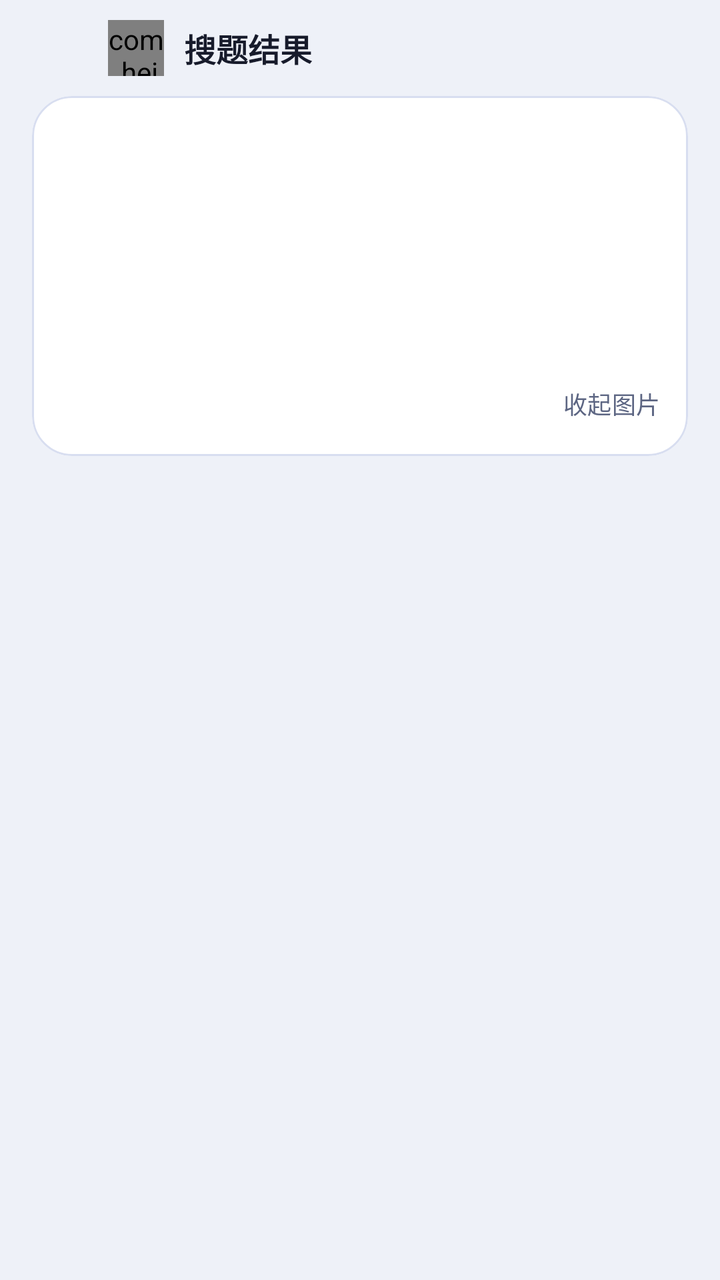
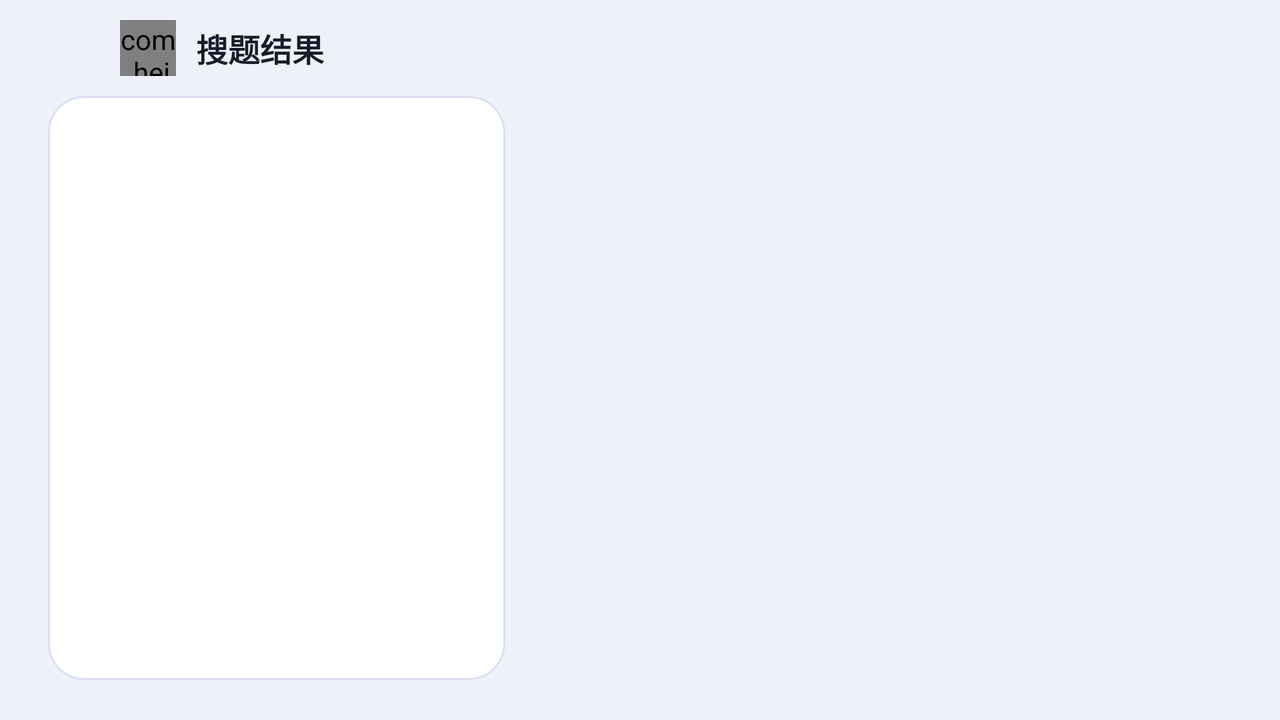

Compare how this app lays out the same screen by default and in its alternative resource folder. The renders come first, then the two layout files and the values they reference.
<!-- AndroidManifest.xml: application theme Theme.FlashSearch -->
<!-- res/layout/activity_search_result.xml -->
<?xml version="1.0" encoding="utf-8"?>
<LinearLayout xmlns:android="http://schemas.android.com/apk/res/android" xmlns:app="http://schemas.android.com/apk/res-auto" android:id="@+id/root" android:layout_width="match_parent" android:layout_height="match_parent" android:background="?android:attr/colorBackground" android:orientation="vertical">
    <LinearLayout android:id="@+id/headerBar" android:layout_width="match_parent" android:layout_height="wrap_content" android:gravity="center_vertical" android:orientation="horizontal" android:paddingStart="4dp" android:paddingEnd="8dp" android:minHeight="48dp">
        <ImageButton android:id="@+id/backButton" android:layout_width="48dp" android:layout_height="48dp" android:background="?attr/selectableItemBackgroundBorderless" android:contentDescription="@string/action_close" android:padding="10dp" android:scaleType="fitCenter" android:src="@drawable/ic_arrow_back" app:tint="@color/ink_body" />
        <com.heikeji.phonesearch.ui.common.SubjectIconView android:id="@+id/subjectBadge" android:layout_width="28dp" android:layout_height="28dp" android:layout_marginStart="2dp" />
        <TextView android:id="@+id/headerTitle" android:layout_width="0dp" android:layout_height="wrap_content" android:layout_marginStart="10dp" android:layout_weight="1" android:ellipsize="end" android:maxLines="1" android:text="@string/result_no_subject" android:textAppearance="@style/TextAppearance.FlashSearch.Section" />
        <ImageButton android:id="@+id/fullscreenButton" android:layout_width="48dp" android:layout_height="48dp" android:background="?attr/selectableItemBackgroundBorderless" android:contentDescription="@string/action_answer_fullscreen" android:padding="10dp" android:scaleType="fitCenter" android:src="@drawable/ic_fullscreen" android:visibility="gone" app:tint="@color/ink_body" />
    </LinearLayout>
    <LinearLayout android:id="@+id/photoPane" android:layout_width="match_parent" android:layout_height="wrap_content" android:orientation="vertical">
        <com.google.android.material.card.MaterialCardView android:id="@+id/photoCard" android:layout_width="match_parent" android:layout_height="@dimen/result_photo_height" android:layout_marginStart="16dp" android:layout_marginEnd="16dp" app:cardBackgroundColor="@color/surface" app:cardCornerRadius="20dp" app:cardElevation="0dp" app:strokeColor="@color/line" app:strokeWidth="1dp">
            <FrameLayout android:id="@+id/photoContainer" android:layout_width="match_parent" android:layout_height="match_parent">
                <ImageView android:id="@+id/questionPhoto" android:layout_width="match_parent" android:layout_height="match_parent" android:contentDescription="@string/label_question_photo" android:scaleType="fitCenter" />
                <com.google.android.material.button.MaterialButton android:id="@+id/togglePhoto" style="@style/Widget.Material3.Button.TextButton" android:layout_width="wrap_content" android:layout_height="wrap_content" android:layout_gravity="bottom|end" android:layout_margin="2dp" android:minWidth="0dp" android:text="@string/action_collapse_photo" android:textColor="@color/ink_secondary" android:textSize="12sp" />
            </FrameLayout>
        </com.google.android.material.card.MaterialCardView>
    </LinearLayout>
    <LinearLayout android:id="@+id/answerPane" android:layout_width="match_parent" android:layout_height="0dp" android:layout_weight="1" android:orientation="vertical">
        <com.google.android.material.tabs.TabLayout android:id="@+id/indicator" android:layout_width="match_parent" android:layout_height="wrap_content" android:layout_marginTop="4dp" android:visibility="gone" app:tabIndicatorHeight="0dp" app:tabMode="scrollable" app:tabPaddingEnd="2dp" app:tabPaddingStart="2dp" />
        <FrameLayout android:layout_width="match_parent" android:layout_height="0dp" android:layout_weight="1">
            <androidx.viewpager2.widget.ViewPager2 android:id="@+id/pager" android:layout_width="match_parent" android:layout_height="match_parent" />
            <ImageButton android:id="@+id/exitFullscreenButton" android:layout_width="48dp" android:layout_height="48dp" android:layout_gravity="top|end" android:layout_margin="8dp" android:background="@drawable/bg_circle_scrim" android:contentDescription="@string/action_answer_exit_fullscreen" android:padding="9dp" android:scaleType="fitCenter" android:src="@drawable/ic_fullscreen_exit" android:visibility="gone" app:tint="@color/ink_body" />
            <LinearLayout android:id="@+id/loadingState" android:layout_width="match_parent" android:layout_height="match_parent" android:gravity="center" android:orientation="vertical" android:visibility="gone">
                <ProgressBar android:layout_width="wrap_content" android:layout_height="wrap_content" android:indeterminateTint="@color/brand" />
                <TextView android:id="@+id/loadingText" android:layout_width="wrap_content" android:layout_height="wrap_content" android:layout_marginTop="16dp" android:text="@string/result_loading" android:textAppearance="@style/TextAppearance.FlashSearch.Body" />
                <com.google.android.material.button.MaterialButton android:id="@+id/cancelButton" style="@style/Widget.FlashSearch.TextButton" android:layout_width="wrap_content" android:layout_height="wrap_content" android:layout_marginTop="8dp" android:text="@string/action_cancel" />
            </LinearLayout>
            <LinearLayout android:id="@+id/messageState" android:layout_width="match_parent" android:layout_height="match_parent" android:gravity="center" android:orientation="vertical" android:paddingStart="40dp" android:paddingEnd="40dp" android:visibility="gone">
                <TextView android:id="@+id/messageText" android:layout_width="match_parent" android:layout_height="wrap_content" android:gravity="center" android:textAppearance="@style/TextAppearance.FlashSearch.Body" />
                <com.google.android.material.button.MaterialButton android:id="@+id/retryButton" style="@style/Widget.FlashSearch.SecondaryButton" android:layout_width="wrap_content" android:layout_height="wrap_content" android:layout_marginTop="18dp" android:text="@string/action_retry" />
            </LinearLayout>
        </FrameLayout>
        <com.google.android.material.button.MaterialButton android:id="@+id/aiSolveButton" style="@style/Widget.FlashSearch.PrimaryButton" android:layout_width="match_parent" android:layout_height="wrap_content" android:insetTop="0dp" android:insetBottom="0dp" android:paddingTop="0dp" android:paddingBottom="0dp" android:paddingStart="14dp" android:paddingEnd="14dp" android:text="@string/action_ai_solve" android:textSize="14sp" android:visibility="gone" app:icon="@drawable/ic_ai_solve" app:iconGravity="textStart" app:iconPadding="6dp" app:iconSize="18dp" android:minHeight="48dp" android:layout_marginStart="@dimen/page_gutter" android:layout_marginEnd="@dimen/page_gutter" />
    </LinearLayout>
</LinearLayout>
<!-- resources referenced by this layout -->
<resources>
  <color name="brand">#3B4DB8</color>
  <color name="ink_body">#3A4258</color>
  <color name="ink_secondary">#5D6683</color>
  <color name="line">#D8DEF0</color>
  <color name="surface">#FFFFFF</color>
  <!-- from res/values-w320dp/ -->
  <dimen name="page_gutter">20dp</dimen>
  <!-- from res/values-w320dp/ -->
  <dimen name="result_photo_height">180dp</dimen>
  <!-- drawable bg_circle_scrim (drawable) -->
  <?xml version="1.0" encoding="utf-8"?>
  <shape xmlns:android="http://schemas.android.com/apk/res/android"
      android:shape="oval">
      <solid android:color="@color/camera_scrim" />
  </shape>
  <string name="action_ai_solve">AI 解题</string>
  <string name="action_answer_exit_fullscreen">退出全屏</string>
  <string name="action_answer_fullscreen">答案区全屏</string>
  <string name="action_cancel">取消</string>
  <string name="action_close">关闭</string>
  <string name="action_collapse_photo">收起图片</string>
  <string name="action_retry">重试 🔄</string>
  <string name="label_question_photo">你拍摄的题目图片</string>
  <string name="result_loading">正在搜题… 🔍</string>
  <string name="result_no_subject">搜题结果</string>
  <style name="TextAppearance.FlashSearch.Body" parent="TextAppearance.Material3.BodyMedium">
          <item name="android:lineSpacingMultiplier">1.5</item>
          <item name="android:textColor">@color/ink_body</item>
      </style>
  <style name="TextAppearance.FlashSearch.Section" parent="TextAppearance.Material3.TitleMedium">
          <item name="android:textStyle">bold</item>
          <item name="android:textColor">@color/ink</item>
          <item name="android:letterSpacing">0</item>
      </style>
  <style name="Widget.FlashSearch.TextButton" parent="Widget.Material3.Button.TextButton">
          <item name="android:stateListAnimator">@animator/control_spring</item>
          <item name="android:textColor">@color/ink_secondary</item>
          <item name="rippleColor">@color/surface_sunken</item>
          <item name="elevation">0dp</item>
      </style>
  <color name="ink">#171B2B</color>
  <color name="on_brand">#FFFFFF</color>
  <dimen name="radius_md">16dp</dimen>
  <color name="brand_pressed">#2E3D99</color>
  <color name="line_strong">#B9C3E0</color>
  <dimen name="radius_sm">12dp</dimen>
  <color name="surface_sunken">#E3E8F4</color>
  <style name="Animation.FlashSearch.Page" parent="@android:style/Animation.Activity">
          <item name="android:activityOpenEnterAnimation">@anim/page_enter</item>
          <item name="android:activityOpenExitAnimation">@anim/page_exit</item>
          <item name="android:activityCloseEnterAnimation">@anim/page_return</item>
          <item name="android:activityCloseExitAnimation">@anim/page_close</item>
      </style>
  <style name="ThemeOverlay.FlashSearch.Dialog" parent="ThemeOverlay.Material3.MaterialAlertDialog">
          <item name="android:windowAnimationStyle">@style/Animation.FlashSearch.Dialog</item>
          <item name="buttonBarPositiveButtonStyle">@style/Widget.FlashSearch.TextButton</item>
          <item name="buttonBarNegativeButtonStyle">@style/Widget.FlashSearch.TextButton</item>
          <item name="buttonBarNeutralButtonStyle">@style/Widget.FlashSearch.TextButton</item>
      </style>
  <color name="brand_container">#E4E9FC</color>
  <color name="on_brand_container">#1F2A6E</color>
  <color name="link">#2E6BE6</color>
  <color name="danger">#CC3333</color>
  <color name="surface_alt">#F6F8FD</color>
  <color name="bg">#EEF1F8</color>
  <style name="Animation.FlashSearch.Dialog" parent="@android:style/Animation.Dialog">
          <item name="android:windowEnterAnimation">@anim/dialog_enter</item>
          <item name="android:windowExitAnimation">@anim/dialog_exit</item>
      </style>
  <!-- some entries are left out for length -->
</resources>
<!-- res/layout-w600dp-land/activity_search_result.xml (the repository's variant of the layout above) -->
<!-- drawn on the phone turned sideways -->
<?xml version="1.0" encoding="utf-8"?>
<LinearLayout xmlns:android="http://schemas.android.com/apk/res/android" xmlns:app="http://schemas.android.com/apk/res-auto" android:id="@+id/root" android:layout_width="match_parent" android:layout_height="match_parent" android:background="?android:attr/colorBackground" android:orientation="vertical">
    <LinearLayout android:id="@+id/headerBar" android:layout_width="match_parent" android:layout_height="wrap_content" android:gravity="center_vertical" android:orientation="horizontal" android:paddingStart="8dp" android:paddingEnd="12dp" android:minHeight="48dp">
        <ImageButton android:id="@+id/backButton" android:layout_width="48dp" android:layout_height="48dp" android:background="?attr/selectableItemBackgroundBorderless" android:contentDescription="@string/action_close" android:padding="10dp" android:scaleType="fitCenter" android:src="@drawable/ic_arrow_back" app:tint="@color/ink_body" />
        <com.heikeji.phonesearch.ui.common.SubjectIconView android:id="@+id/subjectBadge" android:layout_width="28dp" android:layout_height="28dp" android:layout_marginStart="4dp" />
        <TextView android:id="@+id/headerTitle" android:layout_width="0dp" android:layout_height="wrap_content" android:layout_marginStart="10dp" android:layout_weight="1" android:ellipsize="end" android:maxLines="1" android:text="@string/result_no_subject" android:textAppearance="@style/TextAppearance.FlashSearch.Section" />
        <ImageButton android:id="@+id/fullscreenButton" android:layout_width="48dp" android:layout_height="48dp" android:background="?attr/selectableItemBackgroundBorderless" android:contentDescription="@string/action_answer_fullscreen" android:padding="10dp" android:scaleType="fitCenter" android:src="@drawable/ic_fullscreen" app:tint="@color/ink_body" />
    </LinearLayout>
    <LinearLayout android:layout_width="match_parent" android:layout_height="0dp" android:layout_weight="1" android:baselineAligned="false" android:orientation="horizontal">
        <LinearLayout android:id="@+id/photoPane" android:layout_width="0dp" android:layout_height="match_parent" android:layout_weight="42" android:orientation="vertical">
            <com.google.android.material.card.MaterialCardView android:id="@+id/photoCard" android:layout_width="match_parent" android:layout_height="0dp" android:layout_marginStart="24dp" android:layout_marginEnd="16dp" android:layout_marginBottom="20dp" android:layout_weight="1" app:cardBackgroundColor="@color/surface" app:cardCornerRadius="18dp" app:cardElevation="0dp" app:strokeColor="@color/line" app:strokeWidth="1dp">
                <FrameLayout android:id="@+id/photoContainer" android:layout_width="match_parent" android:layout_height="match_parent">
                    <ImageView android:id="@+id/questionPhoto" android:layout_width="match_parent" android:layout_height="match_parent" android:contentDescription="@string/label_question_photo" android:scaleType="fitCenter" />
                    <com.google.android.material.button.MaterialButton android:id="@+id/togglePhoto" style="@style/Widget.Material3.Button.TextButton" android:layout_width="wrap_content" android:layout_height="wrap_content" android:layout_gravity="bottom|end" android:layout_margin="2dp" android:minWidth="0dp" android:text="@string/action_collapse_photo" android:textColor="@color/ink_secondary" android:textSize="12sp" android:visibility="gone" />
                </FrameLayout>
            </com.google.android.material.card.MaterialCardView>
        </LinearLayout>
        <LinearLayout android:id="@+id/answerPane" android:layout_width="0dp" android:layout_height="match_parent" android:layout_weight="58" android:orientation="vertical">
            <com.google.android.material.tabs.TabLayout android:id="@+id/indicator" android:layout_width="match_parent" android:layout_height="wrap_content" android:layout_marginTop="2dp" android:visibility="gone" app:tabIndicatorHeight="0dp" app:tabMode="scrollable" app:tabPaddingEnd="2dp" app:tabPaddingStart="2dp" />
            <FrameLayout android:layout_width="match_parent" android:layout_height="0dp" android:layout_weight="1">
                <androidx.viewpager2.widget.ViewPager2 android:id="@+id/pager" android:layout_width="match_parent" android:layout_height="match_parent" />
                <ImageButton android:id="@+id/exitFullscreenButton" android:layout_width="48dp" android:layout_height="48dp" android:layout_gravity="top|end" android:layout_margin="8dp" android:background="@drawable/bg_circle_scrim" android:contentDescription="@string/action_answer_exit_fullscreen" android:padding="9dp" android:scaleType="fitCenter" android:src="@drawable/ic_fullscreen_exit" android:visibility="gone" app:tint="@color/ink_body" />
                <LinearLayout android:id="@+id/loadingState" android:layout_width="match_parent" android:layout_height="match_parent" android:gravity="center" android:orientation="vertical" android:visibility="gone">
                    <ProgressBar android:layout_width="wrap_content" android:layout_height="wrap_content" android:indeterminateTint="@color/brand" />
                    <TextView android:id="@+id/loadingText" android:layout_width="wrap_content" android:layout_height="wrap_content" android:layout_marginTop="16dp" android:text="@string/result_loading" android:textAppearance="@style/TextAppearance.FlashSearch.Body" />
                    <com.google.android.material.button.MaterialButton android:id="@+id/cancelButton" style="@style/Widget.FlashSearch.TextButton" android:layout_width="wrap_content" android:layout_height="wrap_content" android:layout_marginTop="8dp" android:text="@string/action_cancel" />
                </LinearLayout>
                <LinearLayout android:id="@+id/messageState" android:layout_width="match_parent" android:layout_height="match_parent" android:gravity="center" android:orientation="vertical" android:paddingStart="32dp" android:paddingEnd="32dp" android:visibility="gone">
                    <TextView android:id="@+id/messageText" android:layout_width="match_parent" android:layout_height="wrap_content" android:gravity="center" android:textAppearance="@style/TextAppearance.FlashSearch.Body" />
                    <com.google.android.material.button.MaterialButton android:id="@+id/retryButton" style="@style/Widget.FlashSearch.SecondaryButton" android:layout_width="wrap_content" android:layout_height="wrap_content" android:layout_marginTop="18dp" android:text="@string/action_retry" />
                </LinearLayout>
            </FrameLayout>
            <com.google.android.material.button.MaterialButton android:id="@+id/aiSolveButton" style="@style/Widget.FlashSearch.PrimaryButton" android:layout_width="match_parent" android:layout_height="wrap_content" android:paddingStart="14dp" android:paddingEnd="14dp" android:text="@string/action_ai_solve" android:visibility="gone" app:icon="@drawable/ic_ai_solve" app:iconGravity="textStart" app:iconPadding="6dp" app:iconSize="18dp" android:minHeight="48dp" android:layout_marginStart="@dimen/page_gutter" android:layout_marginEnd="@dimen/page_gutter" />
        </LinearLayout>
    </LinearLayout>
</LinearLayout>
<!-- resources referenced by the variant -->
<!-- as the phone turned sideways resolves them -->
<resources>
  <color name="brand">#3B4DB8</color>
  <color name="ink_body">#3A4258</color>
  <color name="ink_secondary">#5D6683</color>
  <color name="line">#D8DEF0</color>
  <color name="surface">#FFFFFF</color>
  <!-- from res/values-w600dp/ -->
  <dimen name="page_gutter">24dp</dimen>
  <!-- drawable bg_circle_scrim (drawable) -->
  <?xml version="1.0" encoding="utf-8"?>
  <shape xmlns:android="http://schemas.android.com/apk/res/android"
      android:shape="oval">
      <solid android:color="@color/camera_scrim" />
  </shape>
  <string name="action_ai_solve">AI 解题</string>
  <string name="action_answer_exit_fullscreen">退出全屏</string>
  <string name="action_answer_fullscreen">答案区全屏</string>
  <string name="action_cancel">取消</string>
  <string name="action_close">关闭</string>
  <string name="action_collapse_photo">收起图片</string>
  <string name="action_retry">重试 🔄</string>
  <string name="label_question_photo">你拍摄的题目图片</string>
  <string name="result_loading">正在搜题… 🔍</string>
  <string name="result_no_subject">搜题结果</string>
  <style name="TextAppearance.FlashSearch.Body" parent="TextAppearance.Material3.BodyMedium">
          <item name="android:lineSpacingMultiplier">1.5</item>
          <item name="android:textColor">@color/ink_body</item>
      </style>
  <style name="TextAppearance.FlashSearch.Section" parent="TextAppearance.Material3.TitleMedium">
          <item name="android:textStyle">bold</item>
          <item name="android:textColor">@color/ink</item>
          <item name="android:letterSpacing">0</item>
      </style>
  <style name="Widget.FlashSearch.TextButton" parent="Widget.Material3.Button.TextButton">
          <item name="android:stateListAnimator">@animator/control_spring</item>
          <item name="android:textColor">@color/ink_secondary</item>
          <item name="rippleColor">@color/surface_sunken</item>
          <item name="elevation">0dp</item>
      </style>
  <color name="ink">#171B2B</color>
  <color name="on_brand">#FFFFFF</color>
  <dimen name="radius_md">16dp</dimen>
  <color name="brand_pressed">#2E3D99</color>
  <color name="line_strong">#B9C3E0</color>
  <dimen name="radius_sm">12dp</dimen>
  <color name="surface_sunken">#E3E8F4</color>
  <style name="Animation.FlashSearch.Page" parent="@android:style/Animation.Activity">
          <item name="android:activityOpenEnterAnimation">@anim/page_enter</item>
          <item name="android:activityOpenExitAnimation">@anim/page_exit</item>
          <item name="android:activityCloseEnterAnimation">@anim/page_return</item>
          <item name="android:activityCloseExitAnimation">@anim/page_close</item>
      </style>
  <style name="ThemeOverlay.FlashSearch.Dialog" parent="ThemeOverlay.Material3.MaterialAlertDialog">
          <item name="android:windowAnimationStyle">@style/Animation.FlashSearch.Dialog</item>
          <item name="buttonBarPositiveButtonStyle">@style/Widget.FlashSearch.TextButton</item>
          <item name="buttonBarNegativeButtonStyle">@style/Widget.FlashSearch.TextButton</item>
          <item name="buttonBarNeutralButtonStyle">@style/Widget.FlashSearch.TextButton</item>
      </style>
  <color name="brand_container">#E4E9FC</color>
  <color name="on_brand_container">#1F2A6E</color>
  <color name="link">#2E6BE6</color>
  <color name="danger">#CC3333</color>
  <color name="surface_alt">#F6F8FD</color>
  <color name="bg">#EEF1F8</color>
  <style name="Animation.FlashSearch.Dialog" parent="@android:style/Animation.Dialog">
          <item name="android:windowEnterAnimation">@anim/dialog_enter</item>
          <item name="android:windowExitAnimation">@anim/dialog_exit</item>
      </style>
  <!-- some entries are left out for length -->
</resources>
